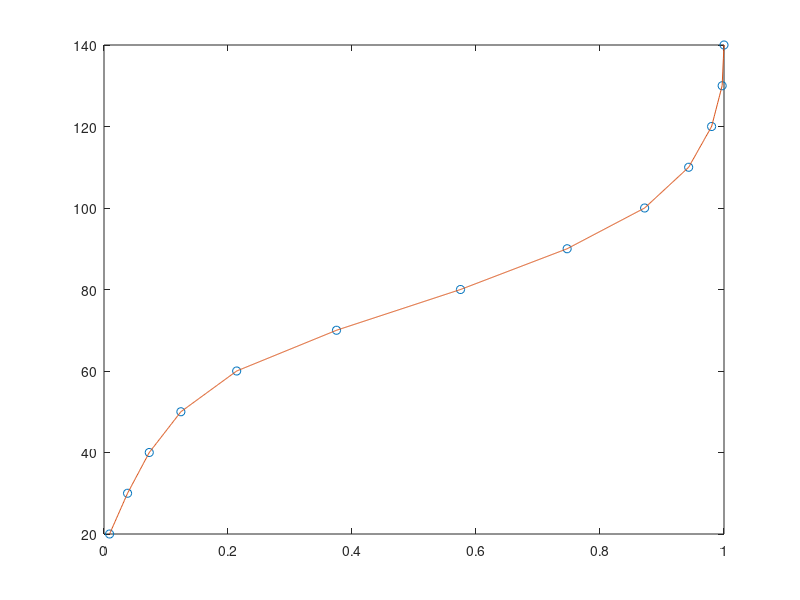

Write MATLAB code to recreate this figure.
clear all;clc;
format long g
x=[0.009 0.038 0.073 0.124 0.214 0.375 0.575 0.747 0.872 0.943 0.980 0.997 1.000];
y=[20 30 40 50 60 70 80 90 100 110 120 130 140];
xx=linspace(0.009,1.0000,1000);
yy=interp1(x,y,xx,'linear');
plot(x,y,'o',xx,yy,'-');